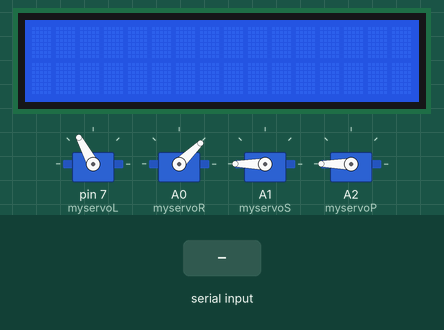
A sketch run on a simulated Arduino Uno, built with avr-gcc and run on an emulated ATmega328P. Parts: 16×2 character LCD, 4 × servo. The inputs (shaded band) are chosen by the test bench.

Above: at 1.2 s.
1.3 s: "s90\n" received over Serial
At 2.2 s:
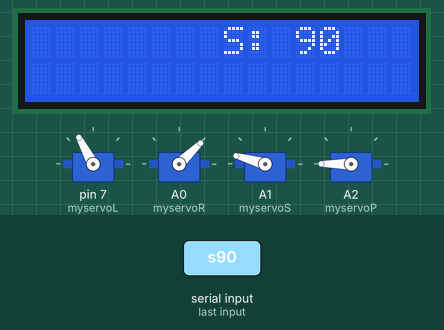
2.8 s: "p90\n" received over Serial
At 3.4 s:
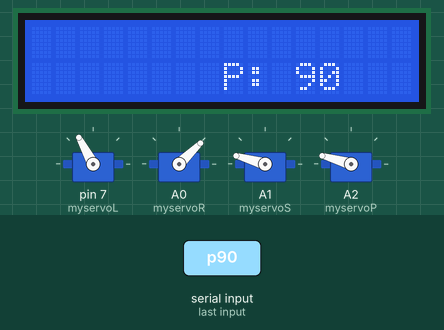
4.3 s: "s" received over Serial
At 5.5 s:
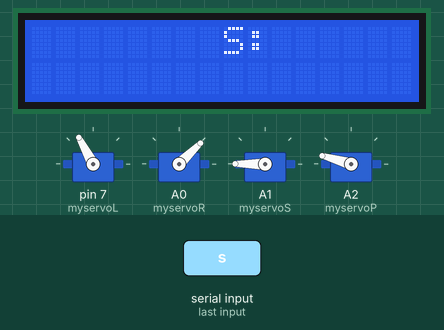
5.8 s: "l90\n" received over Serial
At 6.8 s:
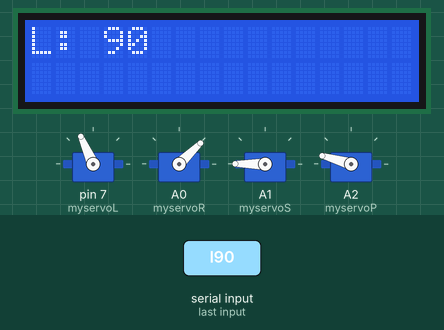
7.3 s: "r90\n" received over Serial
At 8.0 s:
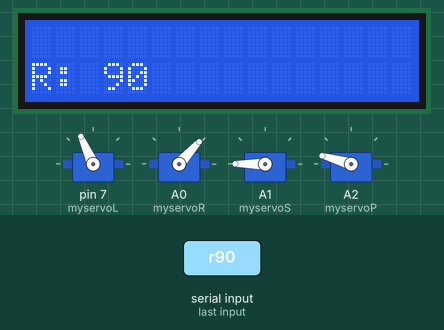
8.8 s: "l" received over Serial
At 10.2 s:
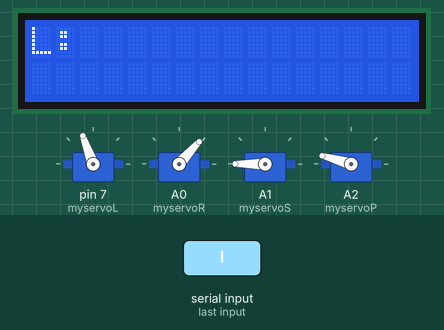
Timing chart, 0 to 11.3 s (numbered marks = the images above; inputs shaded):
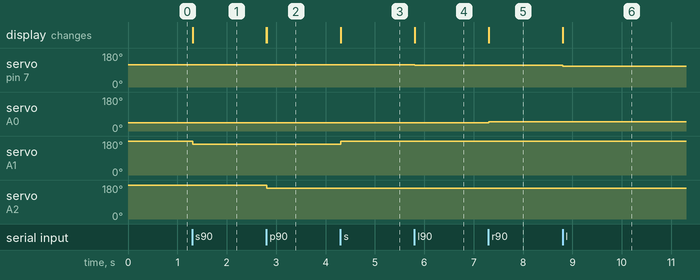

Measured:
- after the input at 1.3 s, servo on A1 (myservoS): 180° → 164° at once; the display: changes at once (image 1)
- after the input at 2.8 s, servo on A2 (myservoP): 180° → 164° at once; the display: first changes at once (image 2 shows a later state)
- after the input at 4.3 s, servo on A1 (myservoS): 164° → 180° at once; the display: changes at once (image 3)
- after the input at 5.8 s, servo on pin 7 (myservoL): 118° → 114° at once; the display: first changes at once (image 4 shows a later state)
- after the input at 7.3 s, servo on A0 (myservoR): 44° → 48° at once; the display: first changes at once (image 5 shows a later state)
- after the input at 8.8 s, servo on pin 7 (myservoL): 114° → 110° at once; the display: changes at once (image 6)

The sketch:

ArduinoCode.ino
```cpp
/*
    SIM Arduino
    Ronaldo Rezende Junior
    ronaldo.rrj at gmail
    03/2017
    https://github.com/naldin
*/

#include <LiquidCrystal.h>
#include <Servo.h>
#define DELAYSYNC 18 //sync with pc

LiquidCrystal lcd(12, 11, 5, 4, 3, 2);
Servo myservoR; //Right servo
Servo myservoL; //Left servo
Servo myservoS; //Speed servo
Servo myservoP; //RPM servo

char readserial;
String strVal;
int intVal;

void setup() {
  Serial.begin(9600);
  lcd.begin(16, 2);
  pinMode(6, OUTPUT);  //LCD pin setup
  analogWrite(6, 255); //LCD brightness
  myservoL.attach(7);  //Choice the correct pin
  myservoR.attach(A0); //Choice the correct pin
  myservoS.attach(A1); //Choice the correct pin
  myservoP.attach(A2); //Choice the correct pin

  // Start values to servos
  myservoL.write(118);
  myservoR.write(44);
  myservoS.write(180);
  myservoP.write(180);
}

void runVal(int map1, int map2, int lcdC, int lcdR, String lcdLabel) {
  lcd.clear();
  while (Serial.available() > 0) {    //run while has byte in serial
    readserial = Serial.read();;      //read each byte
    strVal += readserial;             //load string
    delay(1);
  }
  intVal = (strVal.toInt());
  intVal = map(intVal, 0, 999, map1, map2); //use your values
  lcd.setCursor(lcdC, lcdR);
  lcd.print(lcdLabel);
  lcd.print(strVal);
}

void loop() {
  if (Serial.available()) {    //wait serial
    switch (Serial.read()) {   //read serial
      case 'l': //if data start with 'l' (left servo)
        runVal(110, 160, 0, 0, "L: ");
        myservoL.write(intVal);  //write to servo
        strVal = "";             // clear string
        delay(DELAYSYNC);        //sync with pc
        break;

      case 'r': //if data start with 'r' (right servo)
        runVal(50, 20, 0, 1, "R: ");
        myservoR.write(intVal);
        strVal = "";
        delay(DELAYSYNC);
        break;

      case 's': //if data start with 's' (speed servo)
        runVal(180, 0, 8, 0, "S: ");
        myservoS.write(intVal);
        strVal = "";
        delay(DELAYSYNC);
        break;

      case 'p': //if data start with 'p' (rpm servo)
        runVal(180, 0, 8, 1, "P: ");
        myservoP.write(intVal);
        strVal = "";
        delay(DELAYSYNC);
        break;
    }
  }
}
```
